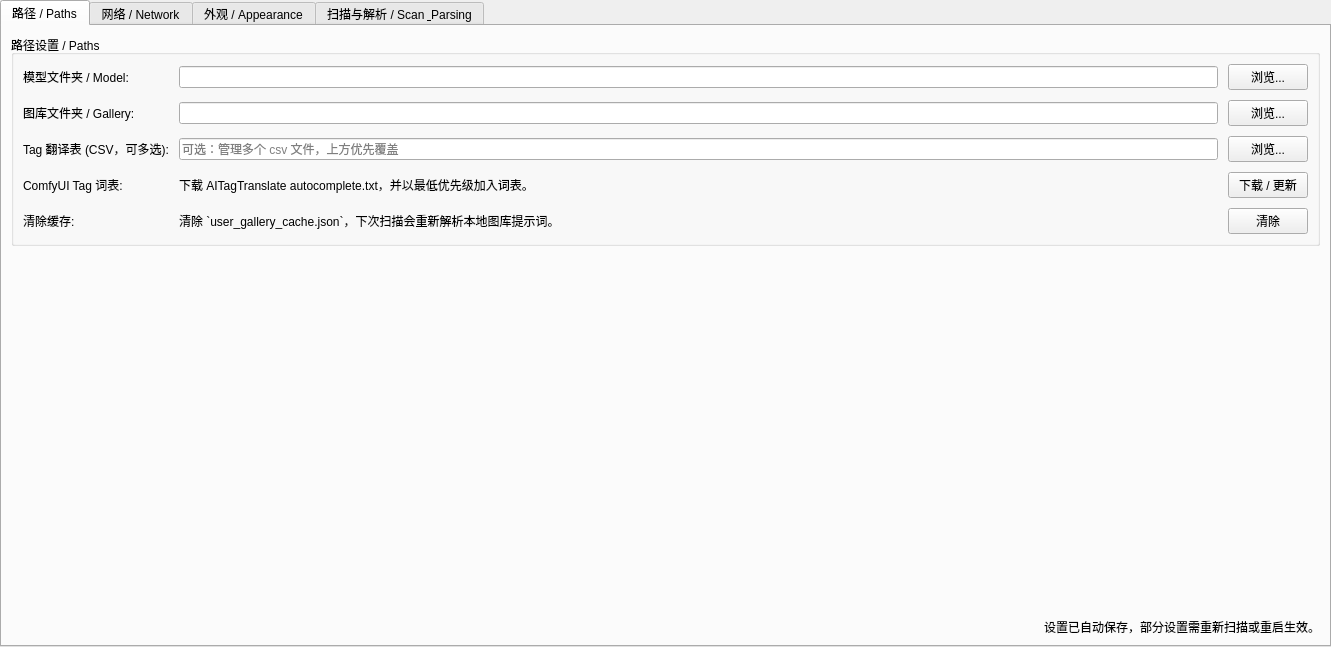
<?xml version="1.0" encoding="UTF-8"?>
<ui version="4.0">
 <class>SettingsPage</class>
 <widget class="QWidget" name="SettingsPage">
  <property name="geometry">
   <rect>
    <x>0</x>
    <y>0</y>
    <width>1331</width>
    <height>647</height>
   </rect>
  </property>
  <layout class="QVBoxLayout" name="verticalLayout_Settings">
   <property name="spacing">
    <number>0</number>
   </property>
   <property name="leftMargin">
    <number>0</number>
   </property>
   <property name="topMargin">
    <number>0</number>
   </property>
   <property name="rightMargin">
    <number>0</number>
   </property>
   <property name="bottomMargin">
    <number>0</number>
   </property>
   <item>
    <widget class="QTabWidget" name="tabSettings">
     <property name="currentIndex">
      <number>0</number>
     </property>
     <widget class="QWidget" name="tabPaths">
      <attribute name="title">
       <string>路径 / Paths</string>
      </attribute>
      <layout class="QVBoxLayout" name="verticalLayout_PathsTab">
       <item>
        <widget class="QGroupBox" name="groupPaths">
         <property name="title">
          <string>路径设置 / Paths</string>
         </property>
         <layout class="QGridLayout" name="gridLayout_Paths">
          <property name="spacing">
           <number>10</number>
          </property>
          <item row="0" column="0">
           <widget class="QLabel" name="lblSetLora">
            <property name="text">
             <string>模型文件夹 / Model:</string>
            </property>
           </widget>
          </item>
          <item row="0" column="1">
           <widget class="QLineEdit" name="editLoraPath">
            <property name="readOnly">
             <bool>true</bool>
            </property>
           </widget>
          </item>
          <item row="0" column="2">
           <widget class="QPushButton" name="btnBrowseLora">
            <property name="cursor">
             <cursorShape>PointingHandCursor</cursorShape>
            </property>
            <property name="text">
             <string>浏览...</string>
            </property>
           </widget>
          </item>
          <item row="1" column="0">
           <widget class="QLabel" name="lblSetGallery">
            <property name="text">
             <string>图库文件夹 / Gallery:</string>
            </property>
           </widget>
          </item>
          <item row="1" column="1">
           <widget class="QLineEdit" name="editGalleryPath">
            <property name="readOnly">
             <bool>true</bool>
            </property>
           </widget>
          </item>
          <item row="1" column="2">
           <widget class="QPushButton" name="btnBrowseGallery">
            <property name="cursor">
             <cursorShape>PointingHandCursor</cursorShape>
            </property>
            <property name="text">
             <string>浏览...</string>
            </property>
           </widget>
          </item>
          <item row="2" column="0">
           <widget class="QLabel" name="lblSetTrans">
            <property name="text">
             <string>Tag 翻译表 (CSV，可多选):</string>
            </property>
           </widget>
          </item>
          <item row="2" column="1">
           <widget class="QLineEdit" name="editTransPath">
            <property name="readOnly">
             <bool>true</bool>
            </property>
            <property name="placeholderText">
             <string>可选：管理多个 csv 文件，上方优先覆盖</string>
            </property>
           </widget>
          </item>
          <item row="2" column="2">
           <widget class="QPushButton" name="btnBrowseTrans">
            <property name="cursor">
             <cursorShape>PointingHandCursor</cursorShape>
            </property>
            <property name="text">
             <string>浏览...</string>
            </property>
           </widget>
          </item>
          <item row="3" column="0">
           <widget class="QLabel" name="lblAiTagTranslate">
            <property name="text">
             <string>ComfyUI Tag 词表:</string>
            </property>
           </widget>
          </item>
          <item row="3" column="1">
           <widget class="QLabel" name="lblAiTagTranslateStatus">
            <property name="text">
             <string>下载 AITagTranslate autocomplete.txt，并以最低优先级加入词表。</string>
            </property>
            <property name="wordWrap">
             <bool>true</bool>
            </property>
           </widget>
          </item>
          <item row="3" column="2">
           <widget class="QPushButton" name="btnDownloadAiTagTranslate">
            <property name="cursor">
             <cursorShape>PointingHandCursor</cursorShape>
            </property>
            <property name="toolTip">
             <string>从 AITagTranslate 下载 autocomplete.txt，自动启用并放到词表列表底部。</string>
            </property>
            <property name="text">
             <string>下载 / 更新</string>
            </property>
           </widget>
          </item>
          <item row="4" column="0">
           <widget class="QLabel" name="lblSetTrans_2">
            <property name="text">
             <string>清除缓存:</string>
            </property>
           </widget>
          </item>
          <item row="4" column="1">
           <widget class="QLabel" name="lblGalleryCacheHint">
            <property name="text">
             <string>清除 `user_gallery_cache.json`，下次扫描会重新解析本地图库提示词。</string>
            </property>
            <property name="wordWrap">
             <bool>true</bool>
            </property>
           </widget>
          </item>
          <item row="4" column="2">
           <widget class="QPushButton" name="btnClearGalleryCache">
            <property name="cursor">
             <cursorShape>PointingHandCursor</cursorShape>
            </property>
            <property name="text">
             <string>清除</string>
            </property>
           </widget>
          </item>
         </layout>
        </widget>
       </item>
       <item>
        <spacer name="verticalSpacer_Paths">
         <property name="orientation">
          <enum>Qt::Orientation::Vertical</enum>
         </property>
         <property name="sizeHint" stdset="0">
          <size>
           <width>20</width>
           <height>40</height>
          </size>
         </property>
        </spacer>
       </item>
       <item>
        <widget class="QLabel" name="lblStatusSettingsPaths">
         <property name="text">
          <string>设置已自动保存，部分设置需重新扫描或重启生效。</string>
         </property>
         <property name="alignment">
          <set>Qt::AlignmentFlag::AlignRight|Qt::AlignmentFlag::AlignTrailing|Qt::AlignmentFlag::AlignVCenter</set>
         </property>
        </widget>
       </item>
      </layout>
     </widget>
     <widget class="QWidget" name="tabNetwork">
      <attribute name="title">
       <string>网络 / Network</string>
      </attribute>
      <layout class="QVBoxLayout" name="verticalLayout_NetworkTab">
       <item>
        <widget class="QGroupBox" name="groupUserAgent">
         <property name="title">
          <string>网络请求设置 / Network &amp; User Agent</string>
         </property>
         <layout class="QGridLayout" name="gridLayout_Network">
          <property name="spacing">
           <number>10</number>
          </property>
          <item row="1" column="3">
           <layout class="QHBoxLayout" name="horizontalLayout_CivitaiApiButtons">
            <item>
             <widget class="QPushButton" name="btnToggleCivitaiApiKey">
              <property name="text">
               <string>显示</string>
              </property>
             </widget>
            </item>
            <item>
             <widget class="QPushButton" name="btnTestCivitaiApiKey">
              <property name="text">
               <string>测试</string>
              </property>
             </widget>
            </item>
           </layout>
          </item>
          <item row="0" column="3">
           <widget class="QPushButton" name="btnResetUA">
            <property name="toolTip">
             <string>生成一个随机的现代浏览器 UA 填入框中</string>
            </property>
            <property name="text">
             <string>随机 / Random</string>
            </property>
           </widget>
          </item>
          <item row="1" column="0">
           <widget class="QLabel" name="lblCivitaiApiKey">
            <property name="text">
             <string>Civitai API Key:</string>
            </property>
           </widget>
          </item>
          <item row="0" column="0">
           <widget class="QCheckBox" name="chkUseCustomUserAgent">
            <property name="toolTip">
             <string>勾选后使用右侧文本框的内容作为 UA；未勾选则每次启动随机生成。</string>
            </property>
            <property name="text">
             <string>自定义 UA / Custom User-Agent:</string>
            </property>
           </widget>
          </item>
          <item row="2" column="0">
           <widget class="QLabel" name="lblModelUpdateDownloadPolicy">
            <property name="text">
             <string>模型更新下载策略:</string>
            </property>
           </widget>
          </item>
          <item row="3" column="0" colspan="3">
           <widget class="QCheckBox" name="chkAutoCheckUpdatesOnStartup">
            <property name="toolTip">
             <string>启动软件后自动检查 GitHub Release。只有发现新版本时弹窗提醒。</string>
            </property>
            <property name="text">
             <string>启动时自动检查更新 / Auto check updates on startup</string>
            </property>
            <property name="checked">
             <bool>true</bool>
            </property>
           </widget>
          </item>
          <item row="0" column="1">
           <widget class="QLineEdit" name="editUserAgent">
            <property name="enabled">
             <bool>false</bool>
            </property>
            <property name="placeholderText">
             <string>Mozilla/5.0 ... (留空则使用随机生成的 UA)</string>
            </property>
           </widget>
          </item>
          <item row="1" column="1">
           <layout class="QHBoxLayout" name="horizontalLayout_3">
            <item>
             <widget class="QLineEdit" name="editCivitaiApiKey">
              <property name="echoMode">
               <enum>QLineEdit::EchoMode::Password</enum>
              </property>
              <property name="placeholderText">
               <string>可选：用于认证下载和访问收藏资源</string>
              </property>
             </widget>
            </item>
            <item>
             <widget class="QLabel" name="lblCivitaiApiStatus">
              <property name="text">
               <string>API Key 未测试</string>
              </property>
             </widget>
            </item>
           </layout>
          </item>
          <item row="2" column="1">
           <widget class="QComboBox" name="comboModelUpdateDownloadPolicy">
            <item>
             <property name="text">
              <string>每次询问</string>
             </property>
            </item>
            <item>
             <property name="text">
              <string>保留旧版</string>
             </property>
            </item>
            <item>
             <property name="text">
              <string>覆盖当前文件</string>
             </property>
            </item>
           </widget>
          </item>
         </layout>
        </widget>
       </item>
       <item>
        <spacer name="verticalSpacer_Network">
         <property name="orientation">
          <enum>Qt::Orientation::Vertical</enum>
         </property>
         <property name="sizeHint" stdset="0">
          <size>
           <width>20</width>
           <height>40</height>
          </size>
         </property>
        </spacer>
       </item>
       <item>
        <widget class="QLabel" name="lblStatusSettingsNetwork">
         <property name="text">
          <string>设置已自动保存，部分设置需重新扫描或重启生效。</string>
         </property>
         <property name="alignment">
          <set>Qt::AlignmentFlag::AlignRight|Qt::AlignmentFlag::AlignTrailing|Qt::AlignmentFlag::AlignVCenter</set>
         </property>
        </widget>
       </item>
      </layout>
     </widget>
     <widget class="QWidget" name="tabAppearance">
      <attribute name="title">
       <string>外观 / Appearance</string>
      </attribute>
      <layout class="QVBoxLayout" name="verticalLayout_AppearanceTab">
       <item>
        <widget class="QGroupBox" name="groupTheme">
         <property name="visible">
          <bool>false</bool>
         </property>
         <property name="title">
          <string>主题 / Theme</string>
         </property>
         <layout class="QGridLayout" name="gridLayout_Theme">
          <item row="0" column="0">
           <widget class="QLabel" name="lblTheme">
            <property name="text">
             <string>程序主题 / App Theme:</string>
            </property>
           </widget>
          </item>
          <item row="0" column="1">
           <widget class="QComboBox" name="comboTheme">
            <property name="toolTip">
             <string>选择内置主题，或选择 Custom QSS 后使用外部 .qss 文件覆盖程序样式。</string>
            </property>
            <item>
             <property name="text">
              <string>Steam Dark</string>
             </property>
            </item>
            <item>
             <property name="text">
              <string>Midnight Blue</string>
             </property>
            </item>
            <item>
             <property name="text">
              <string>Light</string>
             </property>
            </item>
            <item>
             <property name="text">
              <string>High Contrast</string>
             </property>
            </item>
            <item>
             <property name="text">
              <string>Custom QSS</string>
             </property>
            </item>
           </widget>
          </item>
          <item row="1" column="0">
           <widget class="QLabel" name="lblCustomThemePath">
            <property name="text">
             <string>外部 QSS / Custom QSS:</string>
            </property>
           </widget>
          </item>
          <item row="1" column="1">
           <widget class="QLineEdit" name="editCustomThemePath">
            <property name="placeholderText">
             <string>选择一个 .qss 文件作为自定义主题覆盖</string>
            </property>
           </widget>
          </item>
          <item row="1" column="2">
           <widget class="QPushButton" name="btnBrowseCustomTheme">
            <property name="text">
             <string>浏览...</string>
            </property>
           </widget>
          </item>
          <item row="2" column="0" colspan="4">
           <layout class="QHBoxLayout" name="layoutThemeButtons">
            <item>
             <widget class="QPushButton" name="btnEditTheme">
              <property name="toolTip">
               <string>以当前主题为起点，打开调色板编辑器新建/修改主题。</string>
              </property>
              <property name="text">
               <string>编辑 / 新建主题…</string>
              </property>
             </widget>
            </item>
            <item>
             <widget class="QPushButton" name="btnDeleteTheme">
              <property name="toolTip">
               <string>删除当前选中的用户自定义主题（内置主题不可删）。</string>
              </property>
              <property name="text">
               <string>删除主题</string>
              </property>
             </widget>
            </item>
            <item>
             <spacer name="spacerThemeButtons">
              <property name="orientation">
               <enum>Qt::Horizontal</enum>
              </property>
              <property name="sizeHint" stdset="0">
               <size>
                <width>40</width>
                <height>20</height>
               </size>
              </property>
             </spacer>
            </item>
           </layout>
          </item>
          <item row="3" column="0" colspan="4">
           <widget class="QLabel" name="lblThemeStatus">
            <property name="text">
             <string>当前使用默认主题。</string>
            </property>
            <property name="wordWrap">
             <bool>true</bool>
            </property>
           </widget>
          </item>
          <item row="0" column="2">
           <widget class="QPushButton" name="btnReloadTheme">
            <property name="text">
             <string>↺</string>
            </property>
           </widget>
          </item>
         </layout>
        </widget>
       </item>
       <item>
        <layout class="QHBoxLayout" name="horizontalLayout_4">
         <item>
          <widget class="QGroupBox" name="groupAppearance">
           <property name="title">
            <string>外观 / Appearance</string>
           </property>
           <layout class="QGridLayout" name="gridLayout">
            <item row="0" column="1">
             <widget class="QDoubleSpinBox" name="spinUiScale">
              <property name="minimum">
               <double>0.250000000000000</double>
              </property>
              <property name="maximum">
               <double>3.000000000000000</double>
              </property>
              <property name="singleStep">
               <double>0.100000000000000</double>
              </property>
              <property name="value">
               <double>1.000000000000000</double>
              </property>
             </widget>
            </item>
            <item row="2" column="0">
             <widget class="QCheckBox" name="chkDownscaleBlur">
              <property name="toolTip">
               <string>开启后会先将原图缩小再模糊，能极大提高大图背景的生成速度。</string>
              </property>
              <property name="text">
               <string>模糊前缩放图片 / Scale before blur</string>
              </property>
             </widget>
            </item>
            <item row="3" column="0" colspan="3">
             <widget class="Line" name="line_2">
              <property name="orientation">
               <enum>Qt::Orientation::Horizontal</enum>
              </property>
             </widget>
            </item>
            <item row="1" column="1">
             <layout class="QHBoxLayout" name="horizontalLayout">
              <item>
               <widget class="QSlider" name="sliderBlur">
                <property name="minimum">
                 <number>0</number>
                </property>
                <property name="maximum">
                 <number>100</number>
                </property>
                <property name="value">
                 <number>30</number>
                </property>
                <property name="orientation">
                 <enum>Qt::Orientation::Horizontal</enum>
                </property>
               </widget>
              </item>
              <item>
               <widget class="QLabel" name="lblBlurValue">
                <property name="minimumSize">
                 <size>
                  <width>40</width>
                  <height>0</height>
                 </size>
                </property>
                <property name="text">
                 <string>30px</string>
                </property>
               </widget>
              </item>
             </layout>
            </item>
            <item row="1" column="0">
             <widget class="QLabel" name="lblBlur">
              <property name="text">
               <string>背景模糊半径 / Blur Radius:</string>
              </property>
             </widget>
            </item>
            <item row="0" column="0">
             <widget class="QLabel" name="label">
              <property name="text">
               <string>软件缩放 (重启后生效) / UI Scale (Need Restart)</string>
              </property>
             </widget>
            </item>
            <item row="2" column="1">
             <widget class="QSpinBox" name="spinBlurWidth">
              <property name="suffix">
               <string> px</string>
              </property>
              <property name="minimum">
               <number>64</number>
              </property>
              <property name="maximum">
               <number>2048</number>
              </property>
              <property name="value">
               <number>500</number>
              </property>
             </widget>
            </item>
            <item row="4" column="1">
             <widget class="QCheckBox" name="chkUseCivitaiName">
              <property name="toolTip">
               <string>勾选后，如果本地存在 JSON 元数据，将显示模型的真实名称（如 'ChilloutMix [Pruned]'）而非文件名。</string>
              </property>
              <property name="text">
               <string>使用 Civitai 模型名称 / Use Civitai Name</string>
              </property>
             </widget>
            </item>
            <item row="4" column="0">
             <widget class="QCheckBox" name="chkRestoreTreeState">
              <property name="toolTip">
               <string>下次启动时，保持当前收藏夹的展开状态和滚动条位置。</string>
              </property>
              <property name="text">
               <string>启动时恢复菜单 / Restore Menu on Startup</string>
              </property>
              <property name="checked">
               <bool>true</bool>
              </property>
             </widget>
            </item>
            <item row="5" column="0" colspan="2">
             <widget class="QCheckBox" name="chkConfirmCloseLauncherRunning">
              <property name="toolTip">
               <string>默认开启。当启动器中有 A1111/ComfyUI 进程正在运行时，关闭软件会弹窗确认（关闭软件会一并结束这些进程）。</string>
              </property>
              <property name="text">
               <string>启动器运行时关闭软件需确认 / Confirm on close while launcher is running</string>
              </property>
              <property name="checked">
               <bool>true</bool>
              </property>
             </widget>
            </item>
            <item row="6" column="0" colspan="2">
             <widget class="QCheckBox" name="chkSuppressLocalWarnings">
              <property name="toolTip">
               <string>勾选后，不再弹出“检测到 X 个本地/已编辑模型”的总量提醒；单个模型的覆盖确认仍会保留。</string>
              </property>
              <property name="text">
               <string>不显示本地模型总量警告 / Hide Local Model Count Warning</string>
              </property>
             </widget>
            </item>
           </layout>
          </widget>
         </item>
         <item>
          <widget class="QGroupBox" name="groupBox">
           <property name="title">
            <string>收藏夹 / Collections</string>
           </property>
           <layout class="QVBoxLayout" name="verticalLayout">
            <item>
             <widget class="QCheckBox" name="chkCollectionFolderSecondLevel">
              <property name="toolTip">
               <string>勾选后，Collections 侧边栏先显示收藏夹，再在收藏夹下按 LoRA 根目录分组。</string>
              </property>
              <property name="text">
               <string>将文件夹作为收藏夹二级分类 / Folder as Second Collection Level</string>
              </property>
             </widget>
            </item>
            <item>
             <widget class="QCheckBox" name="chkShowEmptyCollections">
              <property name="toolTip">
               <string>如果取消勾选，不包含任何模型（或被搜索过滤后为空）的收藏夹将不会显示在侧边栏中。</string>
              </property>
              <property name="text">
               <string>显示空的收藏夹 / Show Empty Collections</string>
              </property>
             </widget>
            </item>
            <item>
             <widget class="QCheckBox" name="chkCollectionFolderTopLevel">
              <property name="toolTip">
               <string>勾选后，Collections 侧边栏先按 LoRA 根目录分组，再在每个文件夹下显示收藏夹。</string>
              </property>
              <property name="text">
               <string>将文件夹作为收藏夹顶层分类 / Folder as Top Collection Level</string>
              </property>
             </widget>
            </item>
            <item>
             <widget class="QCheckBox" name="chkModelListFolderGrouping">
              <property name="toolTip">
               <string>勾选后，Models 列表会按已启用的 LoRA 根目录分组显示。</string>
              </property>
              <property name="text">
               <string>Models 列表按文件夹分类 / Group Models by Folder</string>
              </property>
             </widget>
            </item>
           </layout>
          </widget>
         </item>
        </layout>
       </item>
       <item>
        <spacer name="verticalSpacer_Appearance">
         <property name="orientation">
          <enum>Qt::Orientation::Vertical</enum>
         </property>
         <property name="sizeHint" stdset="0">
          <size>
           <width>20</width>
           <height>40</height>
          </size>
         </property>
        </spacer>
       </item>
       <item>
        <widget class="QLabel" name="lblStatusSettingsAppearance">
         <property name="text">
          <string>设置已自动保存，部分设置需重新扫描或重启生效。</string>
         </property>
         <property name="alignment">
          <set>Qt::AlignmentFlag::AlignRight|Qt::AlignmentFlag::AlignTrailing|Qt::AlignmentFlag::AlignVCenter</set>
         </property>
        </widget>
       </item>
      </layout>
     </widget>
     <widget class="QWidget" name="tabScanParsing">
      <attribute name="title">
       <string>扫描与解析 / Scan &amp; Parsing</string>
      </attribute>
      <layout class="QVBoxLayout" name="verticalLayout_ScanParsingTab">
       <item>
        <layout class="QHBoxLayout" name="horizontalLayout_2">
         <item>
          <layout class="QVBoxLayout" name="verticalLayout_2">
           <item>
            <widget class="QGroupBox" name="groupPerformance">
             <property name="title">
              <string>性能 / Performance</string>
             </property>
             <layout class="QGridLayout" name="gridLayout_Perf">
              <item row="0" column="0">
               <widget class="QLabel" name="lblThreads">
                <property name="text">
                 <string>图片渲染线程数 / Render Threads:</string>
                </property>
               </widget>
              </item>
              <item row="0" column="1">
               <widget class="QSpinBox" name="spinRenderThreads">
                <property name="toolTip">
                 <string>同时加载图片的数量。默认 4。设置过高可能会卡顿。</string>
                </property>
                <property name="minimum">
                 <number>1</number>
                </property>
                <property name="maximum">
                 <number>32</number>
                </property>
                <property name="value">
                 <number>4</number>
                </property>
               </widget>
              </item>
             </layout>
            </widget>
           </item>
           <item>
            <widget class="QGroupBox" name="groupNSFW">
             <property name="title">
              <string>内容过滤 / NSFW Filter</string>
             </property>
             <layout class="QVBoxLayout" name="verticalLayout_NSFW">
              <item>
               <widget class="QCheckBox" name="chkFilterNSFW">
                <property name="text">
                 <string>开启 NSFW 内容过滤 / Enable NSFW Filter</string>
                </property>
               </widget>
              </item>
              <item>
               <layout class="QHBoxLayout" name="horizontalLayout_NSFWMode">
                <item>
                 <widget class="QLabel" name="lblNSFWMode">
                  <property name="text">
                   <string>过滤模式 / Filter Mode:</string>
                  </property>
                 </widget>
                </item>
                <item>
                 <widget class="QRadioButton" name="radioNSFW_Hide">
                  <property name="text">
                   <string>隐藏 / Hide</string>
                  </property>
                 </widget>
                </item>
                <item>
                 <widget class="QRadioButton" name="radioNSFW_Blur">
                  <property name="text">
                   <string>模糊 / Blur</string>
                  </property>
                 </widget>
                </item>
               </layout>
              </item>
              <item>
               <layout class="QHBoxLayout" name="horizontalLayout_NSFWLevel">
                <item>
                 <widget class="QLabel" name="lblNSFWLevel">
                  <property name="text">
                   <string>过滤等级阈值 (Level &gt; X):</string>
                  </property>
                 </widget>
                </item>
                <item>
                 <widget class="QSpinBox" name="spinNSFWLevel">
                  <property name="minimum">
                   <number>1</number>
                  </property>
                  <property name="maximum">
                   <number>100</number>
                  </property>
                  <property name="value">
                   <number>1</number>
                  </property>
                 </widget>
                </item>
                <item>
                 <widget class="QLabel" name="lblNSFWHint">
                  <property name="text">
                   <string>(Civitai 标准: 1=正常, &gt;1 包含不同程度成人内容)</string>
                  </property>
                 </widget>
                </item>
               </layout>
              </item>
             </layout>
            </widget>
           </item>
          </layout>
         </item>
         <item>
          <widget class="QGroupBox" name="groupScan">
           <property name="title">
            <string>扫描选项 / Scanning Options</string>
           </property>
           <layout class="QVBoxLayout" name="verticalLayout_ScanOpts">
            <item>
             <widget class="QCheckBox" name="chkRecursiveLora">
              <property name="toolTip">
               <string>勾选后将搜索子目录下的模型文件。</string>
              </property>
              <property name="text">
               <string>递归扫描 LoRA 子文件夹 / Recursive Scan for LoRA</string>
              </property>
             </widget>
            </item>
            <item>
             <widget class="QCheckBox" name="chkRecursiveGallery">
              <property name="toolTip">
               <string>勾选后将搜索子目录下的图片文件。默认关闭以提高性能。</string>
              </property>
              <property name="text">
               <string>递归扫描图库子文件夹 / Recursive Scan for Gallery</string>
              </property>
             </widget>
            </item>
            <item>
             <layout class="QHBoxLayout" name="horizontalLayout_UserGalleryMatchMode">
              <item>
               <widget class="QLabel" name="lblUserGalleryMatchMode">
                <property name="text">
                 <string>本地返图模型匹配逻辑 / Match Mode:</string>
                </property>
               </widget>
              </item>
              <item>
               <widget class="QComboBox" name="comboUserGalleryMatchMode">
                <item>
                 <property name="text">
                  <string>名称匹配</string>
                 </property>
                </item>
                <item>
                 <property name="text">
                  <string>摘要/名称匹配</string>
                 </property>
                </item>
                <item>
                 <property name="text">
                  <string>严格摘要匹配</string>
                 </property>
                </item>
               </widget>
              </item>
             </layout>
            </item>
            <item>
             <widget class="QCheckBox" name="chkComfyModelNameFallback">
              <property name="toolTip">
               <string>默认开启。ComfyUI 图片通常只保存 Checkpoint/LoRA 名称而没有 Hash；开启后在摘要匹配或严格摘要匹配下，如果图片没有对应摘要，将允许用名称匹配该 ComfyUI 图片。</string>
              </property>
              <property name="text">
               <string>ComfyUI 无摘要时允许名称匹配模型 / Allow ComfyUI name fallback when Hash is missing</string>
              </property>
              <property name="checked">
               <bool>true</bool>
              </property>
             </widget>
            </item>
            <item>
             <widget class="QCheckBox" name="chkRecalculateKnownMetadataHash">
              <property name="toolTip">
               <string>默认关闭。关闭时如果模型已有 SHA256 缓存，元信息同步会直接复用该 Hash，避免重新读取大模型文件。</string>
              </property>
              <property name="text">
               <string>同步元数据时重新计算已有 Hash / Recalculate cached Hash when syncing metadata</string>
              </property>
             </widget>
            </item>
            <item>
             <widget class="QCheckBox" name="chkTryCivArchiveOnMetadataFail">
              <property name="toolTip">
               <string>默认开启。当 Civitai 元信息同步失败或模型已删除时，尝试从 CivArchive 补充元信息。</string>
              </property>
              <property name="text">
               <string>Civitai 失败时尝试 CivArchive / Try CivArchive when Civitai metadata fails</string>
              </property>
              <property name="checked">
               <bool>true</bool>
              </property>
             </widget>
            </item>
           </layout>
          </widget>
         </item>
        </layout>
       </item>
       <item>
        <widget class="QGroupBox" name="groupParsing">
         <property name="title">
          <string>提示词解析 / Prompt Parsing</string>
         </property>
         <layout class="QGridLayout" name="gridLayout_Parsing">
          <item row="0" column="0" colspan="3">
           <widget class="QCheckBox" name="chkSplitOnNewline">
            <property name="toolTip">
             <string>默认开启。如果提示词之间使用了换行符而没有逗号，开启此项可正确识别为两个独立的 Tag。</string>
            </property>
            <property name="text">
             <string>使用换行符作为分隔符 / Treat Newlines as Separators</string>
            </property>
            <property name="checked">
             <bool>true</bool>
            </property>
           </widget>
          </item>
          <item row="1" column="0">
           <widget class="QLabel" name="lblFilterTags">
            <property name="text">
             <string>过滤关键词 / Filter Tags:</string>
            </property>
           </widget>
          </item>
          <item row="1" column="1">
           <widget class="QLineEdit" name="editFilterTags">
            <property name="toolTip">
             <string>用英文逗号分隔。这些词在统计 Tag 时会被自动忽略。</string>
            </property>
            <property name="placeholderText">
             <string>例如: BREAK, ADDCOMM, ADDBASE...</string>
            </property>
           </widget>
          </item>
          <item row="1" column="2">
           <widget class="QPushButton" name="btnResetFilterTags">
            <property name="cursor">
             <cursorShape>PointingHandCursor</cursorShape>
            </property>
            <property name="toolTip">
             <string>重置为默认值</string>
            </property>
            <property name="text">
             <string>↺</string>
            </property>
           </widget>
          </item>
         </layout>
        </widget>
       </item>
       <item>
        <spacer name="verticalSpacer_ScanParsing">
         <property name="orientation">
          <enum>Qt::Orientation::Vertical</enum>
         </property>
         <property name="sizeHint" stdset="0">
          <size>
           <width>20</width>
           <height>40</height>
          </size>
         </property>
        </spacer>
       </item>
       <item>
        <widget class="QLabel" name="lblStatusSettingsScan">
         <property name="text">
          <string>设置已自动保存，部分设置需重新扫描或重启生效。</string>
         </property>
         <property name="alignment">
          <set>Qt::AlignmentFlag::AlignRight|Qt::AlignmentFlag::AlignTrailing|Qt::AlignmentFlag::AlignVCenter</set>
         </property>
        </widget>
       </item>
      </layout>
     </widget>
    </widget>
   </item>
  </layout>
 </widget>
 <resources/>
 <connections/>
</ui>
